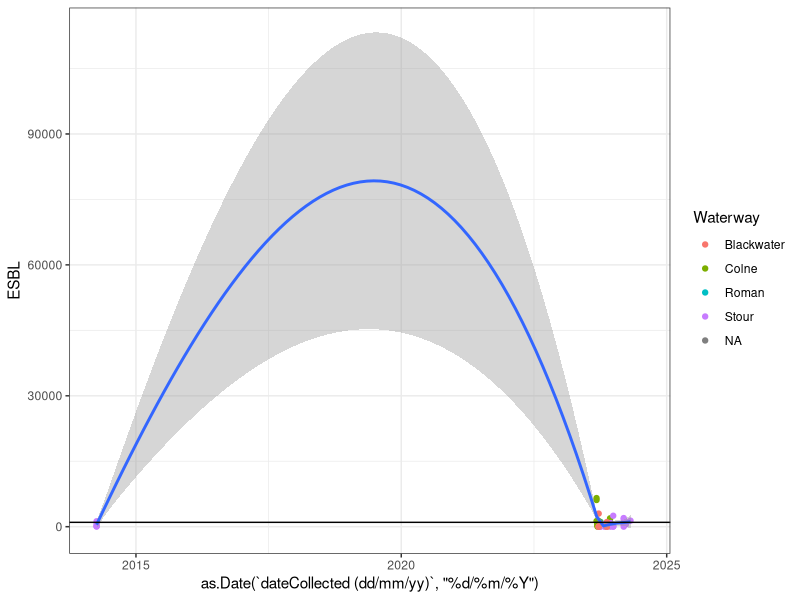
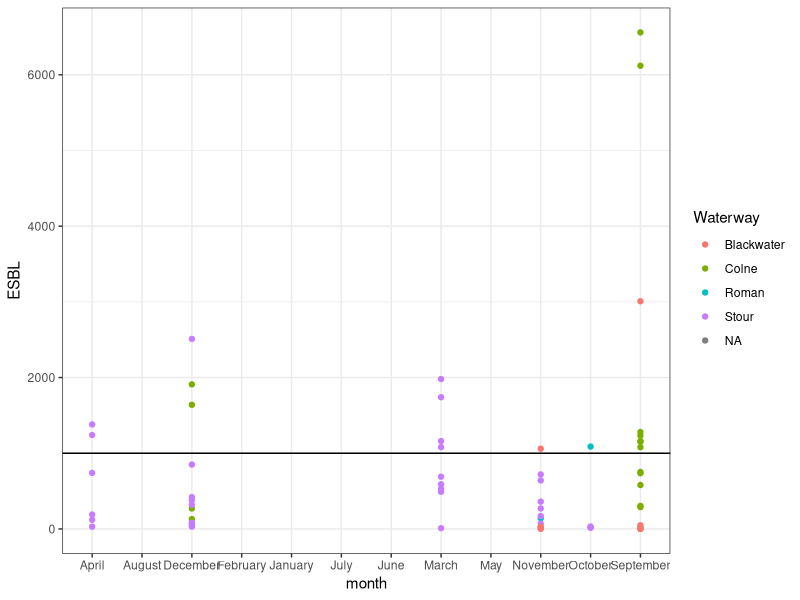

Reproduce these figures in R, in order.
## ---- chunk 1

library(tidyverse) 

## ---- chunk 2

getwd()


list.files("./data")
## ---- chunk 3

data <- read_csv("./data/DataCollectionForm - WQ data(1).csv",
                 na = c("NC", "NA", "R"))  # we need to sort out this coding of NC and R 
                 
                 

head(data)
## ---- chunk 4

data %>%
#  filter(Waterway == "Blackwater") %>%

ggplot(aes(y = ESBL, x = as.Date(`dateCollected (dd/mm/yy)`, "%d/%m/%Y")))+
  geom_point(aes(col = Waterway))+
  geom_smooth()+
#  scale_y_continuous(trans='log10')+
  geom_hline(yintercept=1000)+
#  coord_cartesian(ylim = c(0, 10000))+
  
  theme_bw()

#  geom_point()




## ---- chunk 5
# need to change month to dlb jam = 1 etc.

data %>%
#  filter(Waterway == "Blackwater") %>%

ggplot(aes(y = ESBL, x = month))+
  geom_point(aes(col = Waterway))+
  geom_smooth()+
#  scale_y_continuous(trans='log10')+
  geom_hline(yintercept=1000)+
#  coord_cartesian(ylim = c(0, 10000))+
  
  theme_bw()

#  geom_point()




